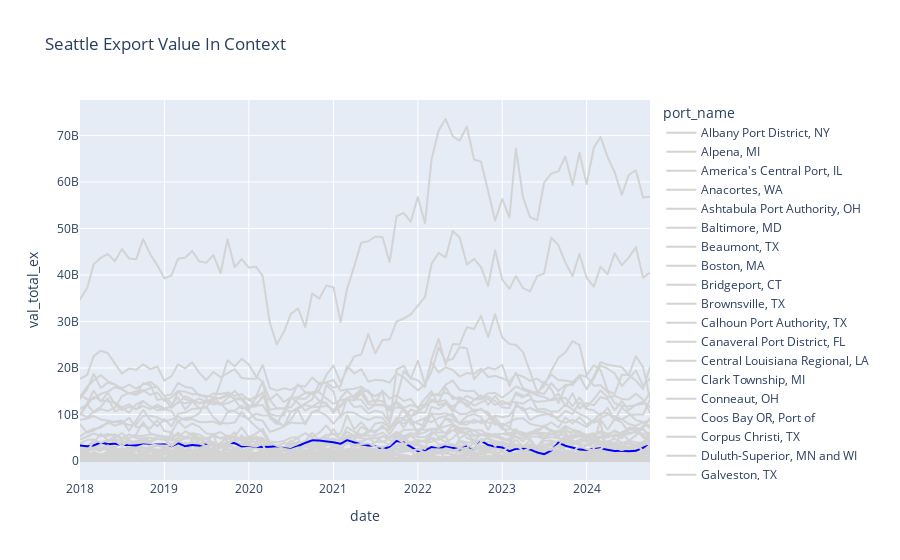

Here is the notebook cell this chart was saved with:
### Code cell
fig = px.line(exportvol_df.sort('port_name','date'), x='date', y='val_total_ex', 
        title='Seattle Export Value In Context', color='port_name')
fig.update_traces(line_color='lightgray')
fig.update_traces(patch={'line': {'color': 'blue'}}, 
                          selector=dict(name='Seattle, WA'))
fig.show()
